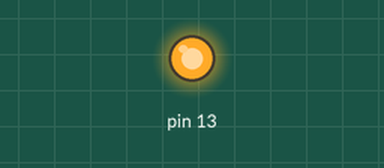
Recording of a sketch running on a simulated Arduino Uno, built with avr-gcc and run on an emulated ATmega328P. Parts: output pins drawn as LEDs (lit = HIGH).

Above: at 1.0 s.
At 5.5 s:
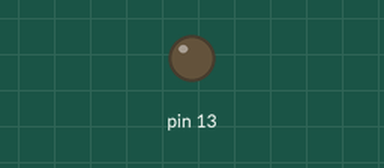
Timing chart, 0 to 6.9 s (numbered marks = the images above):
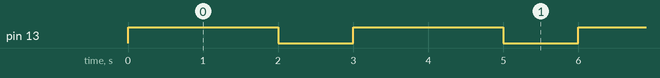

Measured:
- by itself, pin 13: alternates HIGH for 2.0 s and LOW for 1.0 s

The sketch:

2.1.ino
```cpp
// bank B is the TOP LEFT bank
// bank D is the TOP RIGHT bank
// bank C is the analog bank, in the BOTTOM RIGHT of thre board

void setup()
{
  DDRB |= 0b00100000; // DDRB port 13 setup to HIGH '1'
  // High means this is OUTPUT port
  // DDR - Data Direction Resgister (set port as output)
}

void loop()
{
  PORTB |= 0b00100000; // PORTB port 13 config to 1
  delay(2000); // Wait for 1000 millisecond(s)
  PORTB &= 0b11011111;; // flip PORTB port 13
  delay(1000); // Wait for 1000 millisecond(s)
}
```
